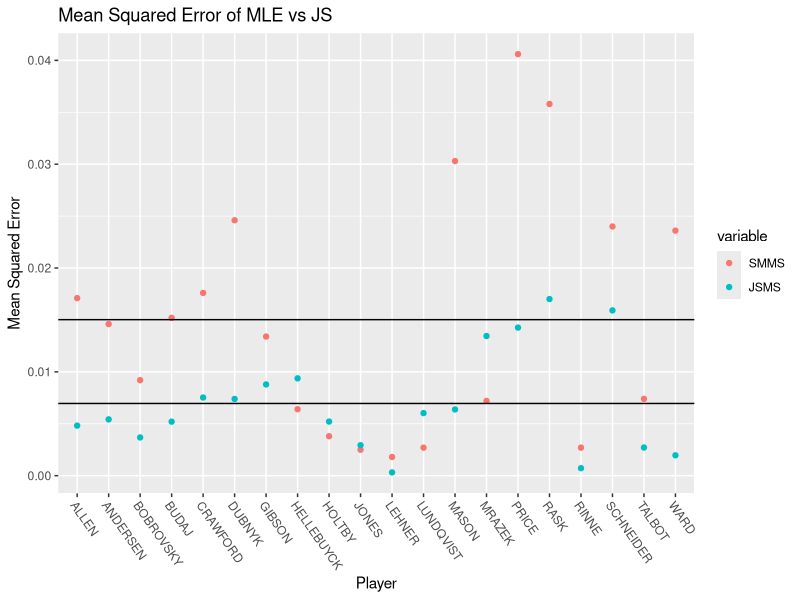
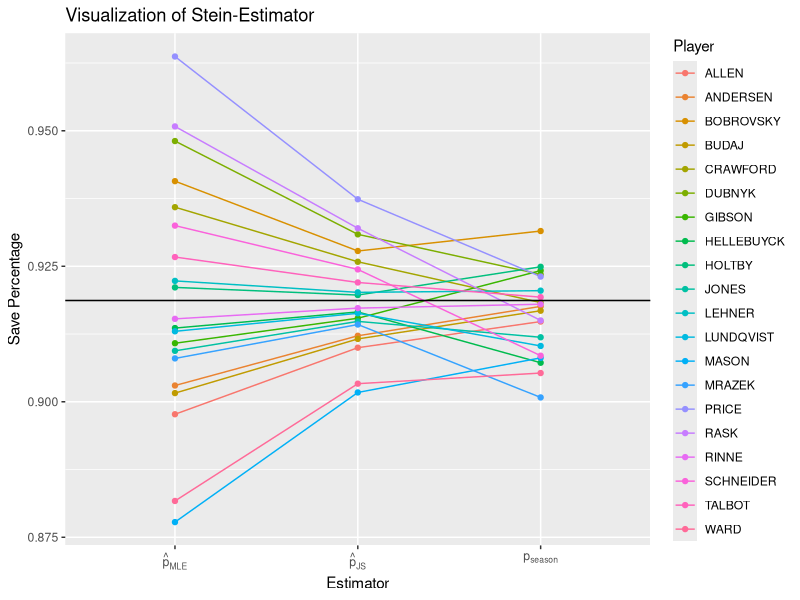

The R script that drew these images, in order:
### ---------------------------------------------------- ###
### James-Stein Estimators for Save Percentage in Hockey ###
### ---------------------------------------------------- ###
### --- Lauren Caporilli and Travers Parsons-Grayson --- ###
###
### Credits: Much of the R code in this file was modeled off 
### of R code written by Professor Michael Lopez of Skidmore College 
### for a lecture on Stein's Paradox.
### URL: https://statsbylopez.files.wordpress.com/2016/01/lecture_8.pdf

### ------------------------------------------
### Goal: To use James-Stein Estimators to provide a better estimation of 
### end-of-season save percentages than the MLE
### -------------------------------------------

# install.packages("xtable")
# install.packages("dplyr")
# install.packages("tidyr")
# install.packages("ggplot2")
# install.packages("reshape2")

library(dplyr)
library(tidyr)
library(ggplot2)
library(reshape2)

### ----------------------------- ###
###         DATA ANALYSIS         ###
### ----------------------------- ###

### -------------------------------------- ###

splitStats <- read.csv("GoalieSplit.csv")
seasonStats <- read.csv("GoalieSeason.csv")
gameStats <- read.csv("GamebyGame.csv") 

# Keep only the players who have between 150-350 shots against in the first split, 
# and played at least 50 games in the season
subSplit <- subset(splitStats, SA >= 150)
subSplit <- subset(subSplit, SA <= 350)
seasonSplit <- subset(seasonStats, GP >= 50)

# Merge the split and season data and remove unnecessary columns
mergedData <- merge(subSplit,seasonSplit, by = "Player")
cutDownData <- subset(mergedData, select=c("Player", "GA.x", "SA.x", 
                                           "GA.y", "SA.y", "Sv..x", "Sv..y", "GP.y"))
cutDownData$SvP.x <- cutDownData$Sv..x/100
cutDownData$SvP.y <- cutDownData$Sv..y/100
sum(cutDownData$SA.x)

# Caulculate the shrinkage c for the JS Estimator
k <- nrow(cutDownData) # number of unknown means
pbar <- mean(cutDownData$SvP.x)#total average of averages
n <- mean(cutDownData$SA.x) #average number of shots against
phat <- cutDownData$SvP.x # Sample means, the MLEs

c <- 1 - (k-3)*(pbar*(1 - pbar)/n)/sum((phat - pbar)^2) # apply the shrinkage formula

# Calculate our MSE values for JS Estimator and the MLE (SvP.x)
meanSq <- function(x, y){sqrt(mean((x-y)^2))}
cutDownData$JS <- pbar + c*(phat - pbar) # create a column for JS estimates
cutDownData$SMMS <- mapply(meanSq,cutDownData$SvP.x, cutDownData$SvP.y)
cutDownData$JSMS <- mapply(meanSq,cutDownData$JS, cutDownData$SvP.y)
meanSq(cutDownData$SvP.x, cutDownData$SvP.y) ## total MLE MSE 
meanSq(cutDownData$JS, cutDownData$SvP.y)
meanSq(pbar, cutDownData$SvP.y) ## total JS MSE

mean(cutDownData$JSMS)
mean(cutDownData$SMMS)

### ----------------------------------- ###

### ---------------------------  ###
###       Visualizations         ###
### ---------------------------  ###

# _________ #
### TABLES ###
# _________ #
cutDownData$which <- cutDownData$JSMS <= cutDownData$SMMS
library(xtable)
tableData <- subset(cutDownData, select=c("Player","SvP.x","JS","SvP.y", "SMMS", "JSMS"))
begData <- subset(cutDownData, select=c("Player","GA.x","SA.x","SvP.x","SvP.y", "GP.y" ))


### Code for Scatterplots of MSE for JS and MLE ###
### ----------------------------------------------------- ###

cutDown <- subset(cutDownData, select=c("Player", "SMMS", "JSMS"))
cutDown$Player <- sub(".*? (.+)", "\\1", cutDown$Player)
cutDown.long<-melt(cutDown)
avMLE <- mean(cutDown$SMMS)
avJS <- mean(cutDown$JSMS)
ggplot(cutDown.long,aes(Player,value,fill=variable))+
  geom_point(stat="identity",position="dodge", aes(color = variable)) +
  theme(axis.text.x=element_text(angle = -55, hjust = 0)) +
  labs(title = "Mean Squared Error of MLE vs JS", y = "Mean Squared Error") +
  geom_hline(aes(yintercept = avMLE)) +
  geom_hline(aes(yintercept = avJS))
 
###     Code for Line-Plots inspired by Michael Lopez     ###
### ----------------------------------------------------- ###

cutDownSP <- subset(cutDownData, select=c("Player", "SvP.x", "JS", "SvP.y"))
cutDownSP$Player <- sub(".*? (.+)", "\\1", cutDownSP$Player)
cutDownSP.long<-melt(cutDownSP)
SPmelt <- melt(cutDownSP, id="Player")
attach(SPmelt)
new <- SPmelt[order(SPmelt$Player),]
detach(SPmelt)

ggplot(data=new, aes(x=variable, y=value)) +
 geom_line(aes(group=Player, color=Player), linetype="solid") +
 geom_point(aes(color=Player)) +
 scale_x_discrete(labels=c("SvP.x" = expression(hat(p)['MLE']), "JS" = expression(hat(p)["JS"]),
                            "SvP.y" = expression('p'["season"]))) + 
  labs(title = "Visualization of Stein-Estimator", x = "Estimator", y = "Save Percentage") +
  geom_hline(aes(yintercept = pbar))
#--------------------------------------------#


